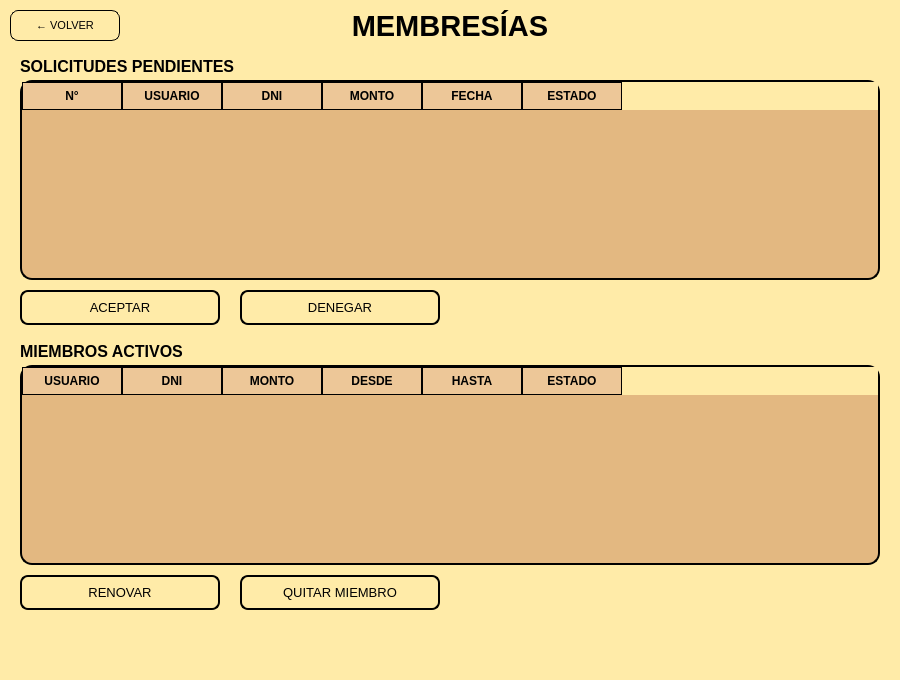
<?xml version="1.0" encoding="UTF-8"?>
<ui version="4.0">
 <class>MainWindow</class>
 <widget class="QMainWindow" name="MainWindow">
  <property name="geometry">
   <rect>
    <x>0</x>
    <y>0</y>
    <width>900</width>
    <height>680</height>
   </rect>
  </property>
  <property name="windowTitle">
   <string>MainWindow</string>
  </property>
  <property name="styleSheet">
   <string notr="true">background-color: #FFEBA8</string>
  </property>
  <widget class="QWidget" name="centralwidget">
   <widget class="QPushButton" name="btnVolver">
    <property name="geometry">
     <rect>
      <x>10</x>
      <y>10</y>
      <width>110</width>
      <height>31</height>
     </rect>
    </property>
    <property name="styleSheet">
     <string notr="true">QPushButton{
	border: 1px solid #000000;
	border-radius: 8px;
	background-color: #FFEBA8;
	color: black;
	font-size: 11px;
	cursor: pointer;
}
QPushButton:hover {
	background-color: #E3B881;
	color: #000000;
	border-color: #000000
}</string>
    </property>
    <property name="text">
     <string>← VOLVER</string>
    </property>
   </widget>
   <widget class="QLabel" name="LblTitulo">
    <property name="geometry">
     <rect>
      <x>250</x>
      <y>10</y>
      <width>400</width>
      <height>31</height>
     </rect>
    </property>
    <property name="font">
     <font>
      <pointsize>22</pointsize>
      <weight>75</weight>
      <bold>true</bold>
     </font>
    </property>
    <property name="text">
     <string>MEMBRESÍAS</string>
    </property>
    <property name="alignment">
     <set>Qt::AlignCenter</set>
    </property>
   </widget>
   <widget class="QLabel" name="LblSolicitudes">
    <property name="geometry">
     <rect>
      <x>20</x>
      <y>55</y>
      <width>500</width>
      <height>22</height>
     </rect>
    </property>
    <property name="font">
     <font>
      <pointsize>12</pointsize>
      <weight>75</weight>
      <bold>true</bold>
     </font>
    </property>
    <property name="text">
     <string>SOLICITUDES PENDIENTES</string>
    </property>
   </widget>
   <widget class="QTableWidget" name="tableSolicitudes">
    <property name="geometry">
     <rect>
      <x>20</x>
      <y>80</y>
      <width>860</width>
      <height>200</height>
     </rect>
    </property>
    <property name="styleSheet">
     <string notr="true">QTableWidget{
	border: 2px solid #000000;
	border-radius: 12px;
	background-color: #E3B881;
	color: black;
	font-size: 12px;
	gridline-color: #8E7CC3;
}
QHeaderView::section{
	background-color: #EDC798;
	color: black;
	border: 1px solid #000000;
	padding: 4px;
	font-weight: bold;
}</string>
    </property>
    <column>
     <property name="text">
      <string>N°</string>
     </property>
    </column>
    <column>
     <property name="text">
      <string>USUARIO</string>
     </property>
    </column>
    <column>
     <property name="text">
      <string>DNI</string>
     </property>
    </column>
    <column>
     <property name="text">
      <string>MONTO</string>
     </property>
    </column>
    <column>
     <property name="text">
      <string>FECHA</string>
     </property>
    </column>
    <column>
     <property name="text">
      <string>ESTADO</string>
     </property>
    </column>
   </widget>
   <widget class="QPushButton" name="btnAceptar">
    <property name="geometry">
     <rect>
      <x>20</x>
      <y>290</y>
      <width>200</width>
      <height>35</height>
     </rect>
    </property>
    <property name="styleSheet">
     <string notr="true">QPushButton{
	border: 2px solid #000000;
	border-radius: 8px;
	background-color: #FFEBA8;
	color: black;
	font-size: 13px;
	cursor: pointer;
}
QPushButton:hover {
	background-color: #E3B881;
}
QPushButton:disabled {
	color: #6b6b6b;
	background-color: #a99bc9;
}</string>
    </property>
    <property name="text">
     <string>ACEPTAR</string>
    </property>
   </widget>
   <widget class="QPushButton" name="btnDenegar">
    <property name="geometry">
     <rect>
      <x>240</x>
      <y>290</y>
      <width>200</width>
      <height>35</height>
     </rect>
    </property>
    <property name="styleSheet">
     <string notr="true">QPushButton{
	border: 2px solid #000000;
	border-radius: 8px;
	background-color: #FFEBA8;
	color: black;
	font-size: 13px;
	cursor: pointer;
}
QPushButton:hover {
	background-color: #E3B881;
}
QPushButton:disabled {
	color: #6b6b6b;
	background-color: #a99bc9;
}</string>
    </property>
    <property name="text">
     <string>DENEGAR</string>
    </property>
   </widget>
   <widget class="QLabel" name="LblMiembros">
    <property name="geometry">
     <rect>
      <x>20</x>
      <y>340</y>
      <width>500</width>
      <height>22</height>
     </rect>
    </property>
    <property name="font">
     <font>
      <pointsize>12</pointsize>
      <weight>75</weight>
      <bold>true</bold>
     </font>
    </property>
    <property name="text">
     <string>MIEMBROS ACTIVOS</string>
    </property>
   </widget>
   <widget class="QTableWidget" name="tableMiembros">
    <property name="geometry">
     <rect>
      <x>20</x>
      <y>365</y>
      <width>860</width>
      <height>200</height>
     </rect>
    </property>
    <property name="styleSheet">
     <string notr="true">QTableWidget{
	border: 2px solid #000000;
	border-radius: 12px;
	background-color: #E3B881;
	color: black;
	font-size: 12px;
	gridline-color: #8E7CC3;
}
QHeaderView::section{
	background-color: #EDC798;
	color: black;
	border: 1px solid #000000;
	padding: 4px;
	font-weight: bold;
}</string>
    </property>
    <column>
     <property name="text">
      <string>USUARIO</string>
     </property>
    </column>
    <column>
     <property name="text">
      <string>DNI</string>
     </property>
    </column>
    <column>
     <property name="text">
      <string>MONTO</string>
     </property>
    </column>
    <column>
     <property name="text">
      <string>DESDE</string>
     </property>
    </column>
    <column>
     <property name="text">
      <string>HASTA</string>
     </property>
    </column>
    <column>
     <property name="text">
      <string>ESTADO</string>
     </property>
    </column>
   </widget>
   <widget class="QPushButton" name="btnRenovar">
    <property name="geometry">
     <rect>
      <x>20</x>
      <y>575</y>
      <width>200</width>
      <height>35</height>
     </rect>
    </property>
    <property name="styleSheet">
     <string notr="true">QPushButton{
	border: 2px solid #000000;
	border-radius: 8px;
	background-color: #FFEBA8;
	color: black;
	font-size: 13px;
	cursor: pointer;
}
QPushButton:hover {
	background-color: #E3B881;
}
QPushButton:disabled {
	color: #6b6b6b;
	background-color: #a99bc9;
}</string>
    </property>
    <property name="text">
     <string>RENOVAR</string>
    </property>
   </widget>
   <widget class="QPushButton" name="btnQuitar">
    <property name="geometry">
     <rect>
      <x>240</x>
      <y>575</y>
      <width>200</width>
      <height>35</height>
     </rect>
    </property>
    <property name="styleSheet">
     <string notr="true">QPushButton{
	border: 2px solid #000000;
	border-radius: 8px;
	background-color: #FFEBA8;
	color: black;
	font-size: 13px;
	cursor: pointer;
}
QPushButton:hover {
	background-color: #E3B881;
}
QPushButton:disabled {
	color: #6b6b6b;
	background-color: #a99bc9;
}</string>
    </property>
    <property name="text">
     <string>QUITAR MIEMBRO</string>
    </property>
   </widget>
  </widget>
  <widget class="QMenuBar" name="menubar">
   <property name="geometry">
    <rect>
     <x>0</x>
     <y>0</y>
     <width>900</width>
     <height>26</height>
    </rect>
   </property>
  </widget>
  <widget class="QStatusBar" name="statusbar"/>
 </widget>
 <resources/>
 <connections/>
</ui>
